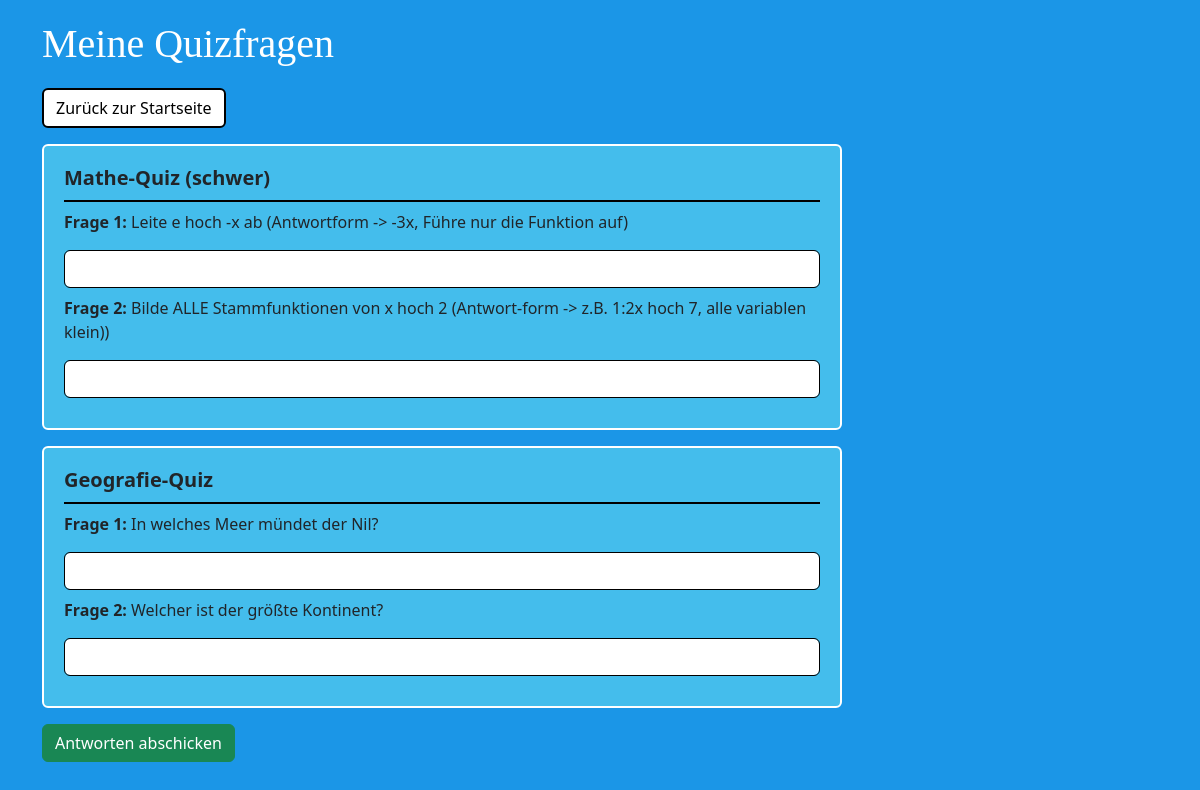
The page /quiz on the database as committed earlier.
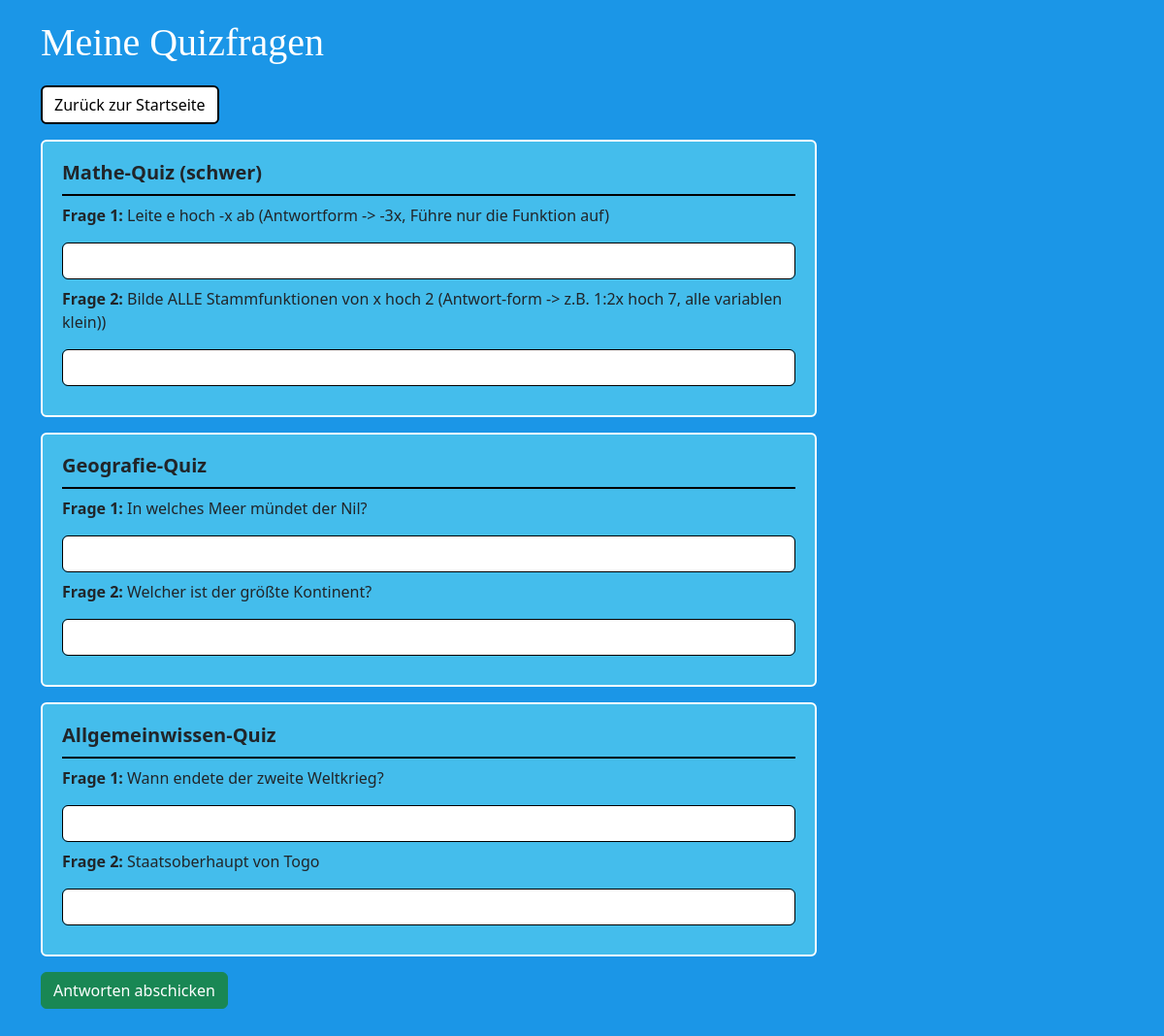
The same page on the database as committed later.
### tables this page shows
CREATE TABLE text_quiz (
    Id INTEGER PRIMARY KEY AUTOINCREMENT,
    quiz_titel TEXT,
    frage1 TEXT,
    antwort1 TEXT,
    frage2 TEXT,
    antwort2 TEXT
);

### app.py (the view, shortened to what this page needs)
@app.route('/quiz', methods=['GET', 'POST'])
def quiz():
    conn = get_db_connection()
    text_quiz = conn.execute('SELECT * FROM text_quiz').fetchall()
    conn.close()
    return render_template('quiz.html', text_quiz=text_quiz)

### app.py (called while the page is built)
def get_db_connection():
    conn = sqlite3.connect('database.db')
    conn.row_factory = sqlite3.Row
    return conn

### templates/quiz.html (shortened to what this page needs)
<!DOCTYPE html>
<html lang="de">
<head>
<link href="https://cdn.jsdelivr.net/npm/bootstrap@5.3.8/dist/css/bootstrap.min.css" rel="stylesheet">
<link rel="stylesheet" href="{{ url_for('static', filename='style2/style.css') }}">
</head>
<body>
<div class="container">
<h1 style="font-family: fantasy;">Meine Quizfragen</h1>
<a href="{{ url_for('start') }}" class="btn btn-secondary mb-3">Zurück zur Startseite</a>
<form method="POST">
{% for quiz in text_quiz %}
<div class="card mb-3" style="width: 50rem;">
  <div class="card-body">
    <h5 class="card-title">{{ quiz['quiz_titel'] }}</h5>
    <p class="card-text"><b>Frage 1:</b> {{ quiz['frage1'] }}</p>
    <input type="text" name="antwort1_{{ quiz['Id'] }}" class="form-control mb-2">
    <p class="card-text"><b>Frage 2:</b> {{ quiz['frage2'] }}</p>
    <input type="text" name="antwort2_{{ quiz['Id'] }}" class="form-control">
  </div>
</div>
{% endfor %}
<button type="submit" class="btn btn-success mb-4">Antworten abschicken</button>
</form>
</div>
</body>
</html>

Rows that differ between the two databases and show on the page:
added text_quiz: quiz_titel "Allgemeinwissen-Quiz", frage1 "Wann endete der zweite Weltkrieg?", frage2 "Staatsoberhaupt von Togo"
